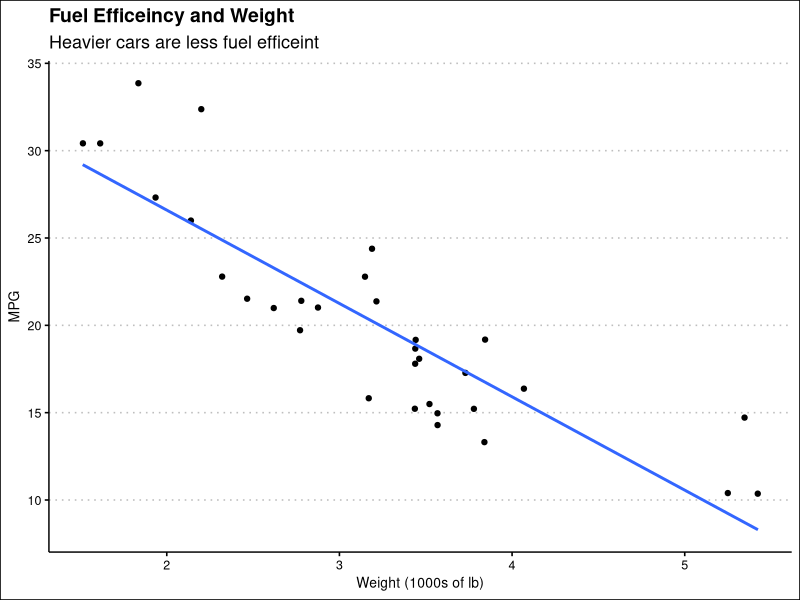

The R source for this figure:
## ---- chunk 1
knitr::opts_chunk$set(echo = FALSE)

library(tidyverse)
library(ggthemes)

## ---- chunk 2

mtcars %>%
select(mpg, wt) %>%
ggplot(mapping = aes(wt, mpg)) +
geom_jitter() +
geom_smooth(method = "lm", formula = y ~ x, se = FALSE) +
theme_clean() +
labs(title = "Fuel Efficeincy and Weight",
     subtitle = "Heavier cars are less fuel efficeint",
     x = "Weight (1000s of lb)",
     y = "MPG")

